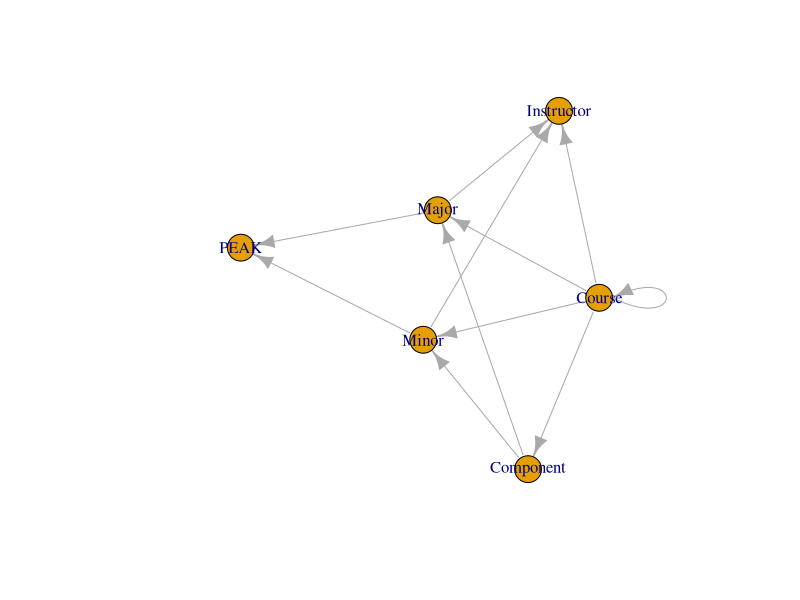

This figure's R source:
## ---- chunk 1
library(igraph)

g <- graph.empty(6, directed=TRUE)
init_edges <- c(1,1, 1,5, 5,2, 5,3, 2,4, 3,4, 1,6, 2,6, 3,6, 1,2, 1,3)

g <- add.edges(g, init_edges)
V(g)$name <- c("Course", "Major", "Minor", "PEAK", "Component", "Instructor")

plot(g, layout=layout.fruchterman.reingold)
